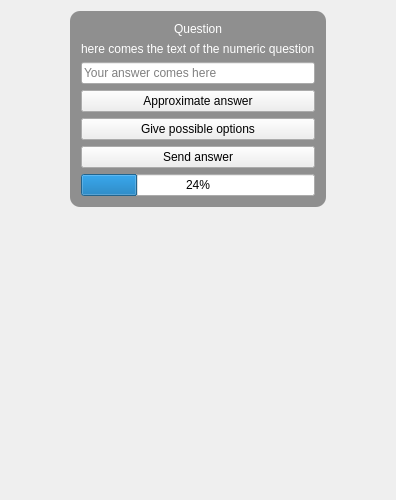
<?xml version="1.0" encoding="UTF-8"?>
<ui version="4.0">
 <class>NumericQuestionWidgetClass</class>
 <widget class="QWidget" name="NumericQuestionWidgetClass">
  <property name="geometry">
   <rect>
    <x>0</x>
    <y>0</y>
    <width>396</width>
    <height>500</height>
   </rect>
  </property>
  <property name="windowTitle">
   <string>NumericQuestionWidget</string>
  </property>
  <layout class="QGridLayout" name="gridLayout">
   <item row="0" column="2">
    <spacer name="horizontalSpacer_2">
     <property name="orientation">
      <enum>Qt::Horizontal</enum>
     </property>
     <property name="sizeHint" stdset="0">
      <size>
       <width>40</width>
       <height>20</height>
      </size>
     </property>
    </spacer>
   </item>
   <item row="0" column="1">
    <widget class="QFrame" name="frame">
     <property name="layoutDirection">
      <enum>Qt::LeftToRight</enum>
     </property>
     <property name="styleSheet">
      <string notr="true">#frame{
border-radius:10px ;
background-color: rgba(0,0,0,0.4);
}</string>
     </property>
     <property name="frameShape">
      <enum>QFrame::StyledPanel</enum>
     </property>
     <property name="frameShadow">
      <enum>QFrame::Raised</enum>
     </property>
     <layout class="QVBoxLayout" name="verticalLayout">
      <item>
       <widget class="QLabel" name="label">
        <property name="styleSheet">
         <string notr="true">color: rgb(255, 255, 255);</string>
        </property>
        <property name="text">
         <string>Question</string>
        </property>
        <property name="alignment">
         <set>Qt::AlignCenter</set>
        </property>
       </widget>
      </item>
      <item>
       <widget class="QLabel" name="questionStatement">
        <property name="styleSheet">
         <string notr="true">color: rgb(255, 255, 255);</string>
        </property>
        <property name="text">
         <string>here comes the text of the numeric question</string>
        </property>
       </widget>
      </item>
      <item>
       <widget class="QLineEdit" name="answerLineEdit">
        <property name="placeholderText">
         <string>Your answer comes here</string>
        </property>
       </widget>
      </item>
      <item>
       <widget class="QPushButton" name="approximateAnswer">
        <property name="text">
         <string>Approximate answer</string>
        </property>
       </widget>
      </item>
      <item>
       <widget class="QPushButton" name="givePossibleAnswers">
        <property name="text">
         <string>Give possible options</string>
        </property>
       </widget>
      </item>
      <item>
       <widget class="QPushButton" name="sendAnswer">
        <property name="text">
         <string>Send answer</string>
        </property>
       </widget>
      </item>
      <item>
       <widget class="QProgressBar" name="timerProgressBar">
        <property name="value">
         <number>24</number>
        </property>
       </widget>
      </item>
     </layout>
    </widget>
   </item>
   <item row="0" column="0">
    <spacer name="horizontalSpacer">
     <property name="orientation">
      <enum>Qt::Horizontal</enum>
     </property>
     <property name="sizeHint" stdset="0">
      <size>
       <width>40</width>
       <height>20</height>
      </size>
     </property>
    </spacer>
   </item>
   <item row="1" column="1">
    <spacer name="verticalSpacer">
     <property name="orientation">
      <enum>Qt::Vertical</enum>
     </property>
     <property name="sizeHint" stdset="0">
      <size>
       <width>20</width>
       <height>40</height>
      </size>
     </property>
    </spacer>
   </item>
  </layout>
 </widget>
 <layoutdefault spacing="6" margin="11"/>
 <resources/>
 <connections/>
</ui>
